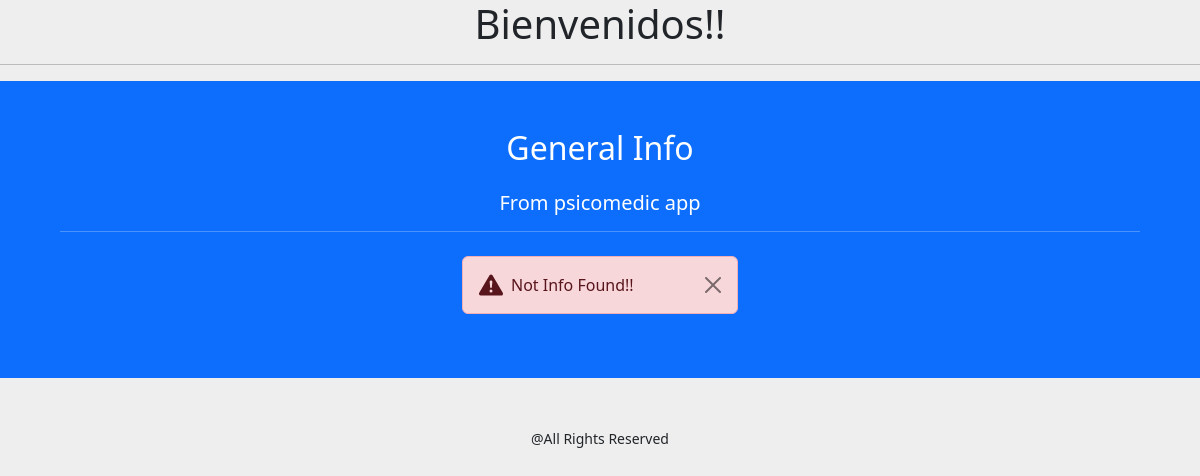
The page /psicomedic/psychologists/ on the database as committed earlier.
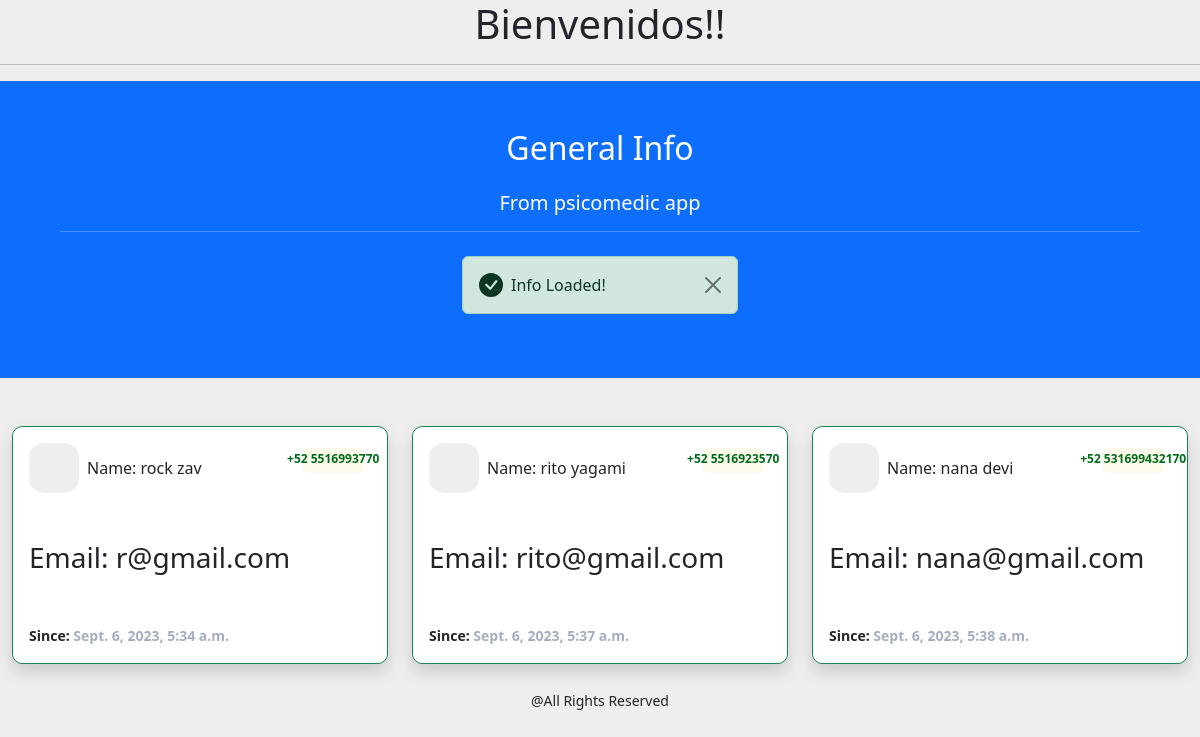
The same page on the database as committed later.
### psicomedic/models.py (models this page shows, shortened)
class Psychologist(models.Model):
    first_name = models.CharField(max_length=255, unique=True)
    last_name = models.CharField(max_length=255, unique=True)
    birthdate = models.DateTimeField(null=False)
    email = models.EmailField(unique=True)
    phone = models.CharField(max_length=25)
    created_at = models.DateTimeField(auto_now_add=True)

### psicomedic/views.py (the view)
# urls.py: path("psychologists/", list_psychologists),
def list_psychologists(request):
    list_psychologists = Psychologist.objects.all()
    context = {
        "psychologists": list_psychologists
    }
    template = loader.get_template("templates/psychologist_psicomedic.html")
    return HttpResponse(template.render(context, request))

### templates/psychologist_psicomedic.html (shortened to what this page needs)
<!DOCTYPE html>
{% extends "templates/base.html" %}
{% block head %}
<head>
  {% load bootstrap5 %}
  {% bootstrap_css %}
</head>
{% endblock head %}
{% block content %}
<div class="container-fluid">
    <div class="row justify-content-center">
        <div class="container-fluid p-5 bg-primary text-white text-center mb-5 row justify-content-center">
            <h2 class="text-center mb-4">General Info</h2>
            {% block title %}
            <h5>From psicomedic app<hr/></h5>
            {% endblock title %}
            {% if psychologists %}
            <div class="custom-alert alert alert-success alert-dismissible fade show d-flex align-items-center col-3" role="alert">
                <svg class="bi flex-shrink-0 me-2" width="24" height="24" role="img" aria-label="Success:"><use xlink:href="#check-circle-fill"/></svg>
                <div>
                <span>Info Loaded!</span>
                </div>
                <button type="button" class="btn-close" data-bs-dismiss="alert" aria-label="Close"></button>
            </div>
            {% else %}
            <div class="custom-alert alert alert-danger alert-dismissible fade show d-flex align-items-center col-3" role="alert">
                <svg class="bi flex-shrink-0 me-2" width="24" height="24" role="img" aria-label="Danger:"><use xlink:href="#exclamation-triangle-fill"/></svg>
                <div>
                <span>Not Info Found!!</span>
                </div>
                <button type="button" class="btn-close" data-bs-dismiss="alert" aria-label="Close"></button>
            </div>
            {% endif %}
        </div>
        <br>
        <br>
        <br>
        <br>
    {% for psychologist in psychologists %}
        <div class="col-md-4">
            <div class="card p-3 mb-2 border border-success shadow mb-4">
                <div class="d-flex justify-content-between">
                    <div class="d-flex flex-row align-items-center">
                        <div class="icon">  </div>
                        <div class="ms-2 c-details">
                            <h6 class="mb-0">Name: {{psychologist.first_name}} {{psychologist.last_name}}</h6>
                        </div>
                    </div>
                    <div class="badge"> <span><p class="card-text" style="color: #006b1b"><b>{{psychologist.phone}}</b></p></span> </div>
                </div>
                <div class="mt-5">
                    <h3 class="heading">Email: {{psychologist.email}}</h3>
                    <div class="mt-5">
                        <div class="mt-3"> <span class="text1">Since: <span class="text2">{{psychologist.created_at}}</span></span> </div>
                    </div>
                </div>
            </div>
        </div>
        <br>
    {% endfor %}
    <br>
    </div>
</div>
{% endblock content %}

Rows that differ between the two databases and show on the page:
added Psychologist: first_name "rock", last_name "zav", phone "+52 5516993770", email "r@gmail.com", created_at "Sept. 6, 2023, 5:34 a.m."
added Psychologist: first_name "rito", last_name "yagami", phone "+52 5516923570", email "rito@gmail.com", created_at "Sept. 6, 2023, 5:37 a.m."
added Psychologist: first_name "nana", last_name "devi", phone "+52 531699432170", email "nana@gmail.com", created_at "Sept. 6, 2023, 5:38 a.m."
Other text that changed with them:
text no longer shown: "Not Info Found!!"
text now shown: "Info Loaded!"
